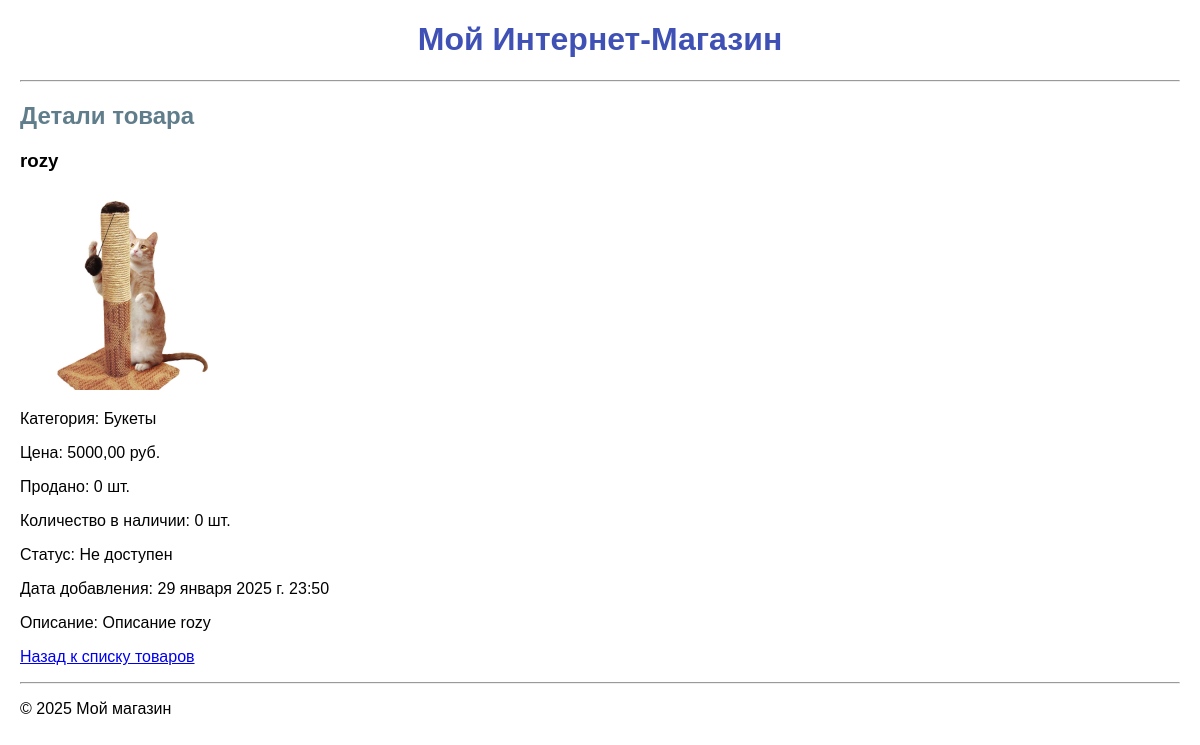
/product/1/, run on an earlier commit of the app's database.
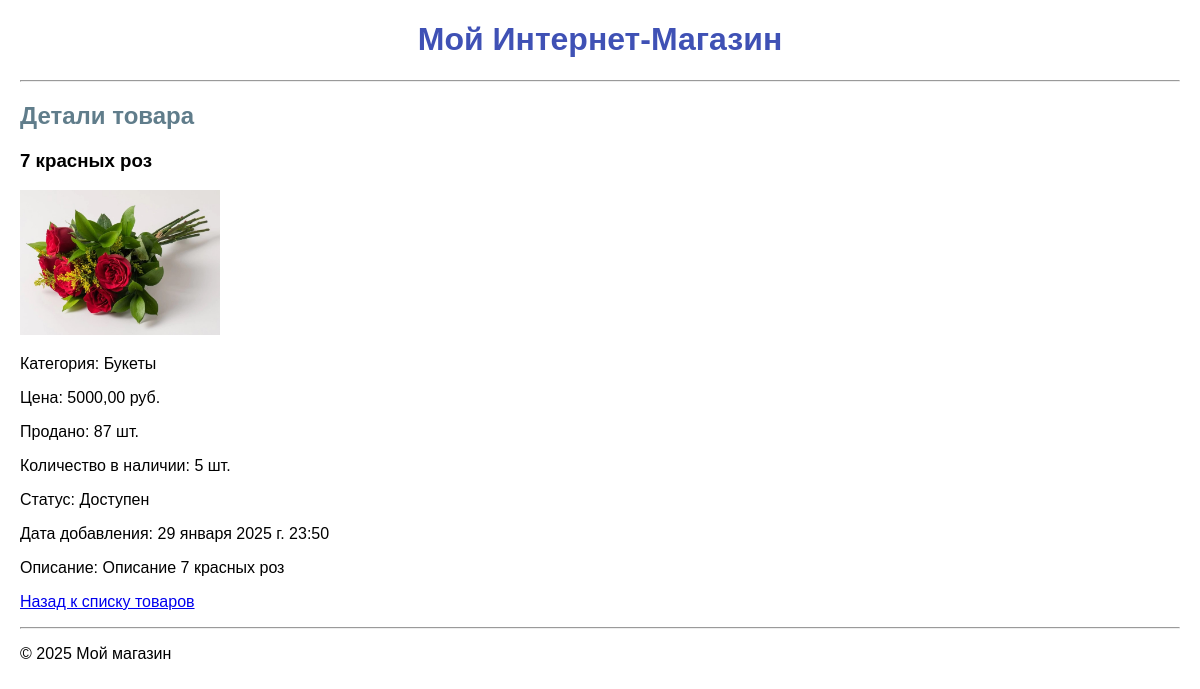
And on a later commit of the database.
### shop/models.py (models this page shows, shortened)
class Product(models.Model):
    CATEGORY_CHOICES = [
        ('bouquet', 'Букеты'),
        ('single', 'Одиночные цветы'),
        ('composition', 'Композиции'),
    ]
    name = models.CharField(
        max_length=255,
        verbose_name="Название"
    )
    price = models.DecimalField(
        max_digits=10,
        decimal_places=2,
        verbose_name="Цена"
    )
    category = models.CharField(
        max_length=50,
        choices=CATEGORY_CHOICES,
        verbose_name="Категория"
    )
    created_at = models.DateTimeField(
        auto_now_add=True,
        verbose_name="Дата добавления"
    )
    quantity_sold = models.PositiveIntegerField(
        default=0,
        verbose_name="Количество реализованных заказов"
    )
    available_quantity = models.PositiveIntegerField(
        default=0,
        verbose_name="Количество доступное для заказа"
    )
    description = models.TextField(
        verbose_name="Описание",
        blank=True
    )
    image = models.ImageField(
        upload_to='products/',
        verbose_name="Изображение",
        blank=True
    )
    @property
    def is_available(self):
        return self.available_quantity > 0
    def get_availability_status(self):
        return "Доступен" if self.is_available else "Не доступен"

### shop/views.py (the view)
# urls.py: path('product/<int:product_id>/', product_detail, name='product_detail'),
def product_detail(request, product_id):
    product = get_object_or_404(Product, id=product_id)
    return render(request, 'shop/product_detail.html', {'product': product})

### shop/templates/shop/product_detail.html
{% extends 'shop/base.html' %}
{% block content %}
<h2>Детали товара</h2>
{% if product %}
    <h3>{{ product.name }}</h3>
    {% if product.image %}
        <img src="{{ product.image.url }}" alt="{{ product.name }}" width="200">
    {% else %}
        <p>Изображение отсутствует</p>
    {% endif %}
    <p>Категория: {{ product.get_category_display }}</p>
    <p>Цена: {{ product.price|floatformat:2 }} руб.</p>
    <p>Продано: {{ product.quantity_sold }} шт.</p>
    <p>Количество в наличии: {{ product.available_quantity }} шт.</p>
    <p>Статус: {{ product.get_availability_status }}</p>
    <p>Дата добавления: {{ product.created_at }}</p>
    <p>Описание: {{ product.description }}</p>
    <p><a href="{% url 'product_list' %}">Назад к списку товаров</a></p>
{% else %}
    <p>Товар не найден.</p>
{% endif %}
{% endblock %}

What changed in the data, as far as the page shows it:
changed Product "Букеты": name "rozy" → "7 красных роз"; image: a different picture; quantity_sold "0" → "87"; available_quantity "0" → "5"; get_availability_status "Не доступен" → "Доступен"; description "Описание rozy" → "Описание 7 красных роз"
